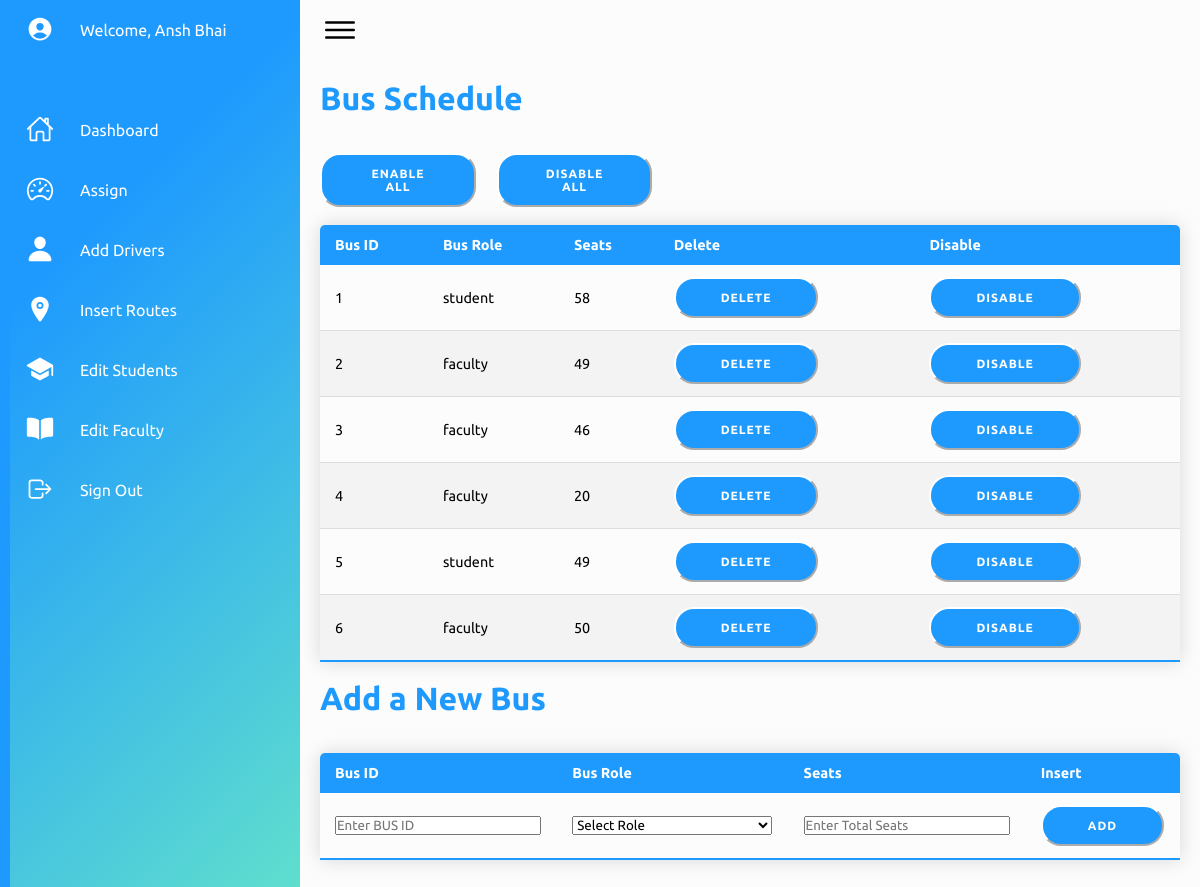
The app's page /admin/addbus/addbus.php (signed in) with its own data.
### tables this page shows
CREATE TABLE `bus` (
  `bus_id` int NOT NULL,
  `seats` int NOT NULL,
  `role` varchar(10) NOT NULL,
  `status` varchar(5) NOT NULL
);

### admin/addbus/addbus.php (the view, shortened to what this page needs)
<?php
include('../../authentication/connection.php');
?>
<!DOCTYPE html>
<html lang="en">
    <head>
        <link rel="stylesheet" href="../assets/css/style.css">
    </head>
    <body>
        <div class="container">
            <div class="navigation">
                <ul>
                    <li>
                        <a href="#">
                            <span class="icon">
                                <ion-icon name="person-circle"></ion-icon>
                            </span>
                            <span class="title">Welcome, Ansh Bhai</span>
                        </a>
                    </li>
                    <li>
                        <a href="../adminindex.php">
                            <span class="icon">
                                <ion-icon name="home-outline"></ion-icon>
                            </span>
                            <span class="title">Dashboard</span>
                        </a>
                    </li>
                    <li>
                        <a href="../adddrives/adddrives.php">
                            <span class="icon">
                                <ion-icon name="speedometer-outline"></ion-icon>
                            </span>
                            <span class="title">Assign</span>
                        </a>
                    </li>
                    <li>
                        <a href="../adddriver/adddriver.php">
                            <span class="icon">
                                <ion-icon name="person"></ion-icon>
                            </span>
                            <span class="title">Add Drivers</span>
                        </a>
                    </li>
                    <li>
                        <a href="../addroute/addroute.php">
                            <span class="icon">
                                <ion-icon name="location"></ion-icon>
                            </span>
                            <span class="title">Insert Routes</span>
                        </a>
                    </li>
                    <li>
                        <a href="../addstudent/addstudent.php">
                            <span class="icon">
                                <ion-icon name="school"></ion-icon>
                            </span>
                            <span class="title">Edit Students</span>
                        </a>
                    </li>
                    <li>
                        <a href="../addfaculty/addfaculty.php">
                            <span class="icon">
                                <ion-icon name="book"></ion-icon>
                            </span>
                            <span class="title">Edit Faculty</span>
                        </a>
                    </li>
                    <li>
                        <a href="../../logout/logout.php">
                            <span class="icon">
                                <ion-icon name="log-out-outline"></ion-icon>
                            </span>
                            <span class="title">Sign Out</span>
                        </a>
                    </li>
                </ul>
            </div>
            <div class="main">
                <div class="topbar">
                    <div class="toggle">
                        <ion-icon name="menu-outline"></ion-icon>
                    </div>
                </div>
                <div class="details">
                      <h1>Bus Schedule</h1><br><br>
                        <div class="form-row">
                            <form action='addbus_enableall.php' method='POST'>
                              <button type='submit'>ENABLE ALL</button>
                            </form>
                            <form action='addbus_disableall.php' method='POST'>
                                <button type='submit'>DISABLE ALL</button>
                            </form>
                            <div style="clear:both;"></div>
                        </div>
                        <br>
                        <table class="content-table">
                            <thead>
                                <tr>
                                    <th>Bus ID</th>
                                    <th>Bus Role</th>
                                    <th>Seats</th>
                                    <th>Delete</th>
                                    <th>Disable</th>
                                </tr>
                            </thead>
                            <tbody>
                                <?php
                                    $sql = "SELECT * FROM bus";
                                    $result = $conn->query($sql);
                                    if ($result!=false && $result->num_rows > 0) {
                                        while($row = $result->fetch_assoc()) {
                                            echo "<tr>";
                                            echo "<td>" . $row["bus_id"] . "</td>";
                                            echo "<td>" . $row["role"] . "</td>";
                                            echo "<td>" . $row["seats"] . "</td>";
                                            echo "<td>
                                            <input type='hidden' name='bus_id' value='" . $row["bus_id"] . "' id = 'bus_id' >
                                            <input type='submit' value='DELETE' class='btton' onclick='validateForm1(this)' />
                                            </td>";
                                            if ($row["status"]=='true') {
                                                echo "<td>
                                                <form action='addbus_disable.php' method='POST'>
                                                <input type='hidden' name='busid' value='" . $row["bus_id"] . "' id = 'bus_id' >
                                                <button type='submit'>DISABLE</button>
                                                </form>
                                                </td>";
                                                echo "</tr>";
                                            }
                                        }
                                    } else {
                                        echo "0 results";
                                    }
                                ?>
                            </tbody>
                        </table><br>
                        <h1>Add a New Bus</h1><br><br>
                        <table class="content-table">
                            <thead>
                                <tr>
                                    <th>Bus ID</th>
                                    <th>Bus Role</th>
                                    <th>Seats</th>
                                    <th>Insert</th>
                                </tr>
                            </thead>
                            <tbody>
                                <tr>
                                    <td>
                                        <input type="number" id="bid" name="bid" placeholder="Enter BUS ID" />
                                    </td>
                                    <td>
                                         <select id="rol" name="rol" style="width: 200px;">
                                         <option value="">Select Role</option>
                                         </select>
                                    </td>
                                    <td>
                                        <input type="number" id="seat" name="seat" placeholder="Enter Total Seats"/>
                                    </td>
                                    <td>
                                        <input type='submit' value='ADD' class='btton' onclick='validateForm()' />
                                    </td>
                                </tr>
                            </tbody>
                        </table><br>
                </div>
            </div>
        </div>
   </body>
</html>

### admin/assets/css/style.css (style rules this page uses)
* { font-family: "Ubuntu", sans-serif; margin: 0; padding: 0; box-sizing: border-box; }
:root { --blue: #1e9afe; --white: #fff; --gray: #f5f5f5; --black1: #222; --black2: #999; }
body { min-height: 100vh; overflow-x: hidden; }
.container { position: relative; width: 100%; }
.navigation { position: fixed; width: 300px; height: 100%; background-color: #60dfcd; background-image: linear-gradient(315deg, #60dfcd 0%, #1e9afe 74%); border-left: 10px solid var(--blue); transition: 0.5s; overflow: hidden; }
.navigation ul { position: absolute; top: 0; left: 0; width: 100%; }
h1 { color: #1e9afe; align-items:center; }
.navigation ul li { position: relative; width: 100%; list-style: none; border-top-left-radius: 30px; border-bottom-left-radius: 30px; }
.navigation ul li:nth-child(1) { margin-bottom: 40px; pointer-events: none; }
.navigation ul li a { position: relative; display: block; width: 100%; display: flex; text-decoration: none; color: var(--white); }
.navigation ul li a .icon { position: relative; display: block; min-width: 60px; height: 60px; line-height: 75px; text-align: center; }
.navigation ul li a .icon ion-icon { font-size: 1.75rem; }
.navigation ul li a .title { position: relative; display: block; padding: 0 10px; height: 60px; line-height: 60px; text-align: start; white-space: nowrap; }
button { border-radius: 20px; border-color:#FFFFFF; background-color: #1e9afe; color: #FFFFFF; font-size: 12px; font-weight: bold; padding: 12px 45px; letter-spacing: 1px; text-transform: uppercase; transition: transform 80ms ease-in; }
.btton { border-radius: 20px; border-color:#FFFFFF; background-color: #1e9afe; color: #FFFFFF; font-size: 12px; font-weight: bold; padding: 12px 45px; letter-spacing: 1px; text-transform: uppercase; transition: transform 80ms ease-in; }
.content-table { border-collapse: collapse; font-size: 0.9em; min-width: 400px; border-radius: 5px 5px 0 0; overflow: hidden; box-shadow: 0 0 20px rgba(0, 0, 0, 0.15); }
.content-table thead tr { background-color: #1e9afe; color: #ffffff; text-align: left; font-weight: bold; }
.content-table th, .content-table td { padding: 12px 15px; }
.content-table tbody tr { border-bottom: 1px solid #dddddd; }
.content-table tbody tr:nth-of-type(even) { background-color: #f3f3f3; }
.content-table tbody tr:last-of-type { border-bottom: 2px solid #1e9afe; }
.main { position: absolute; width: calc(100% - 300px); left: 300px; min-height: 100vh; background-color:#fcfcfc; transition: 0.5s; }
.topbar { width: 100%; height: 60px; display: flex; justify-content: space-between; align-items: center; padding: 0 10px; }
.toggle { position: relative; width: 60px; height: 60px; display: flex; justify-content: center; align-items: center; font-size: 2.5rem; cursor: pointer; }
.form-row { display: grid; grid-template-columns: repeat(5, 1fr); gap: 20px; }
.form-row form + form { margin-left: 1px; }
.details { position: relative; width: 100%; padding: 20px; display: block; }
.details table { width: 100%; border-collapse: collapse; }

### records on screen
bus: bus_id "1", role "student", seats "58"
bus: bus_id "2", role "faculty", seats "49"
bus: bus_id "3", role "faculty", seats "46"
bus: bus_id "4", role "faculty", seats "20"
bus: bus_id "5", role "student", seats "49"
bus: bus_id "6", role "faculty", seats "50"
